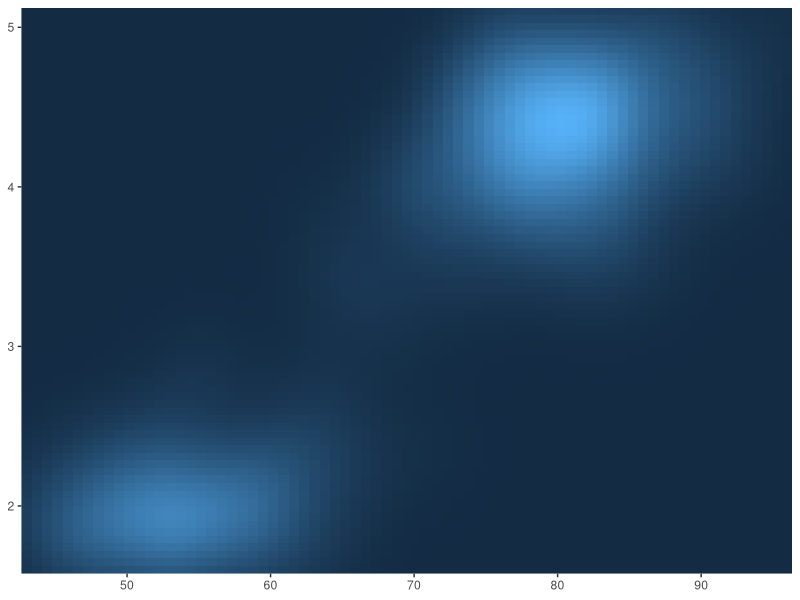
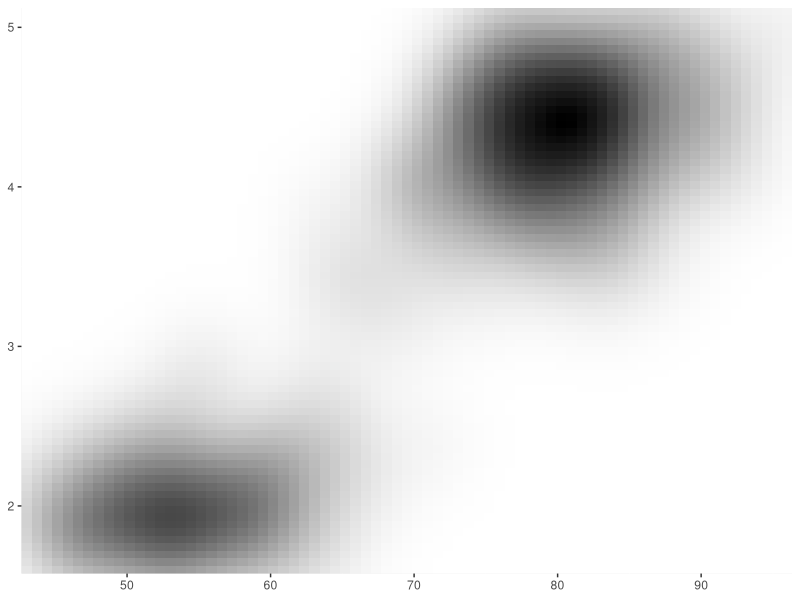
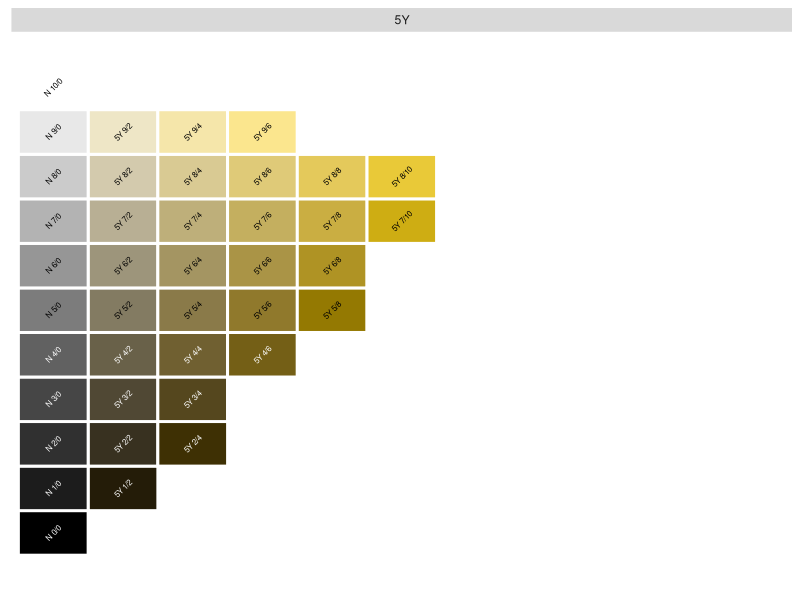
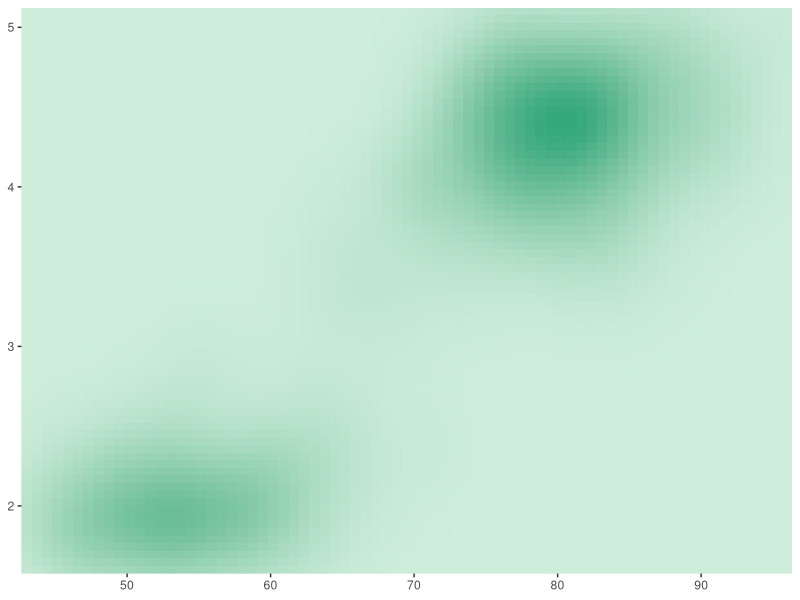
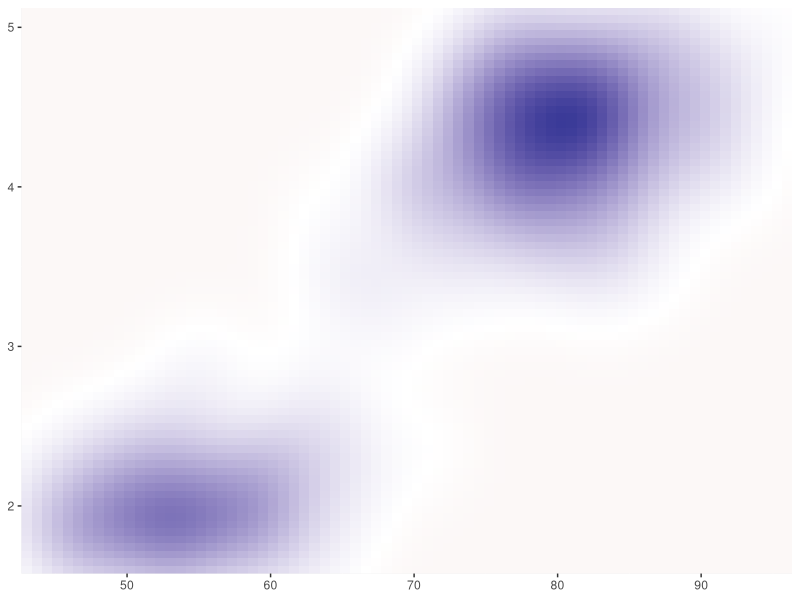
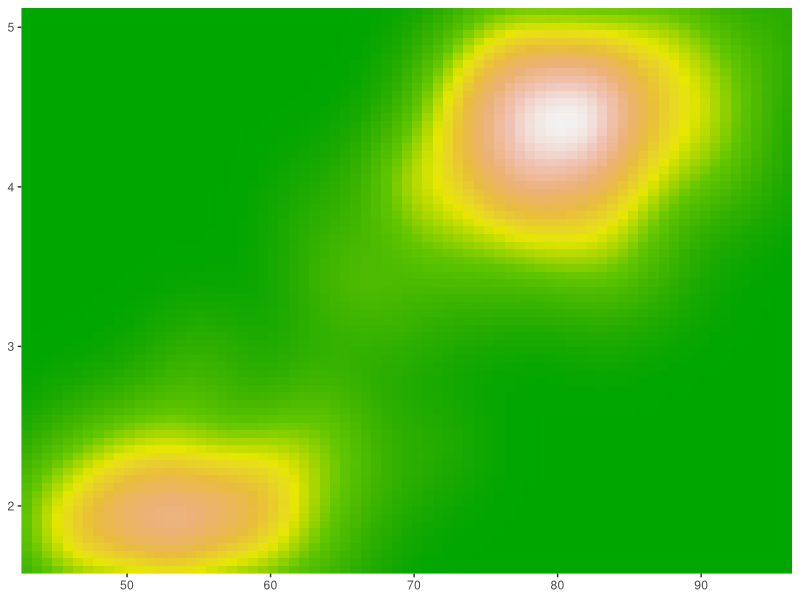
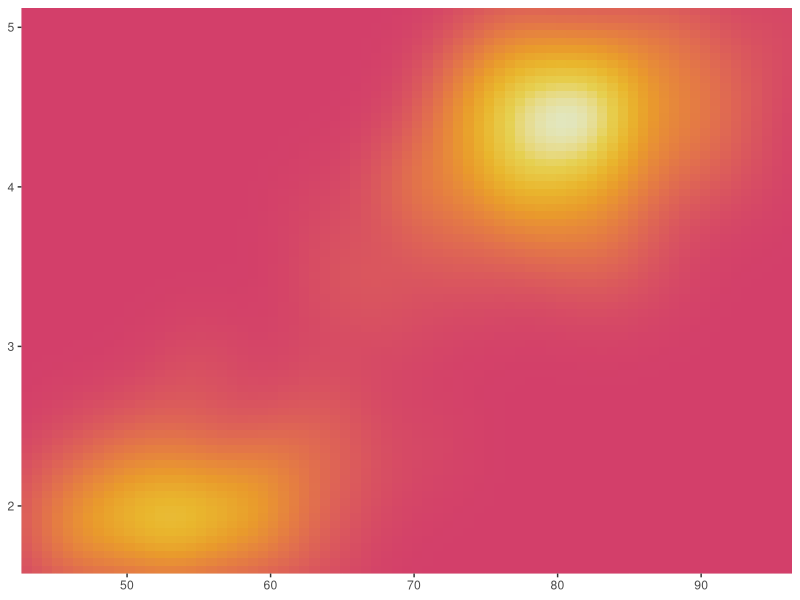
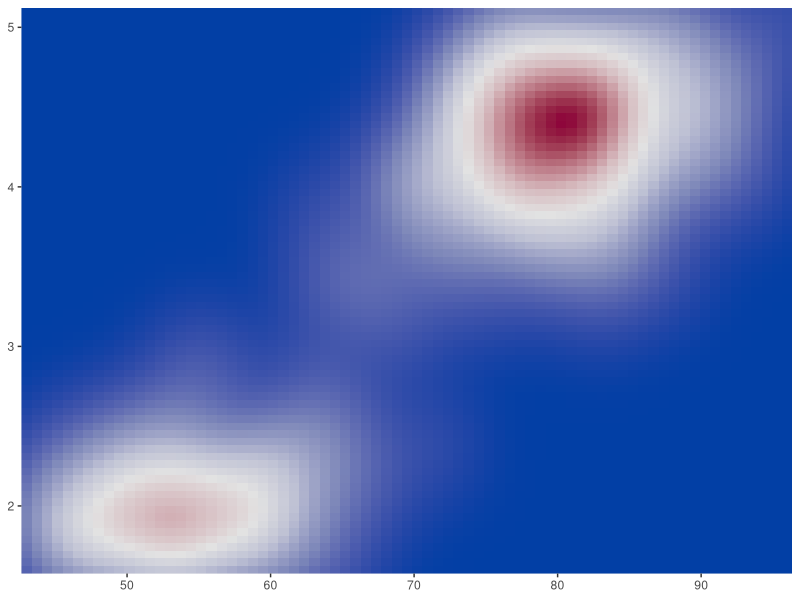

These figures' R source, in order:

# -------------------------------------------------------------------------

        # Color

# -------------------------------------------------------------------------

library(ggplot2)

# -------------------------------------------------------------------------

# There are quite
# a few different ways of mapping values to colours in ggplot2: four different
# gradient-based methods for continuous values, and two methods for mapping
# discrete values.

# -------------------------------------------------------------------------

erupt <- ggplot(faithfuld, aes(waiting, eruptions, fill = density)) +
  geom_raster() +
  scale_x_continuous(NULL, expand = c(0, 0)) +
  scale_y_continuous(NULL, expand = c(0, 0)) +
  theme(legend.position = "none")

# -------------------------------------------------------------------------

erupt

# -------------------------------------------------------------------------

erupt + scale_fill_gradient(low = "white", high = "black")

# -------------------------------------------------------------------------
# 
# Use munsell::hue slice("5Y") to see the valid chroma and
# luminance values for a given hue.

munsell::hue_slice("5Y")

# -------------------------------------------------------------------------

erupt + scale_fill_gradient(
  low = munsell::mnsl("5G 9/2"),
  high = munsell::mnsl("5G 6/8")
)

# -------------------------------------------------------------------------
# 
# scale colour gradient2() and scale fill gradient2() : a three-colour gradi-
#   ent, low-med-high (red-white-blue). As well as low and high colours, these
# scales also have a mid colour for the colour of the midpoint. The midpoint
# defaults to 0, but can be set to any value with the midpoint argument.

# -------------------------------------------------------------------------

mid <- median(faithfuld$density)
erupt + scale_fill_gradient2(midpoint = mid)

# -------------------------------------------------------------------------
# 
# scale colour gradientn() and scale fill gradientn() : a custom n-colour
# gradient. This is useful if you have colours that are meaningful for your
# data

# -------------------------------------------------------------------------

erupt + scale_fill_gradientn(colours = terrain.colors(7))
erupt + scale_fill_gradientn(colours = colorspace::heat_hcl(7))
erupt + scale_fill_gradientn(colours = colorspace::diverge_hcl(7))

# -------------------------------------------------------------------------
# 
# By default, colours will be evenly spaced along the range of the data. To
# make them unevenly spaced, use the values argument, which should be a
# vector of values between 0 and 1.

# -------------------------------------------------------------------------
# 
# scale color distiller() and scale fill gradient() apply the Color-
#   Brewer colour scales to continuous data. You use it the same way as
# scale fill brewer() , described below:

# -------------------------------------------------------------------------

erupt + scale_fill_distiller()
erupt + scale_fill_distiller(palette = "RdPu")
erupt + scale_fill_distiller(palette = "YlOrBr")

# -------------------------------------------------------------------------

# All continuous colour scales have an na.value parameter that controls what
# colour is used for missing values (including values outside the range of the
# scale limits). By default it is set to grey, which will stand out when you use
# a colourful scale. If you use a black and white scale, you might want to set it
# to something else to make it more obvious.

# -------------------------------------------------------------------------

df <- data.frame(x = 1, y = 1:5, z = c(1, 3, 2, NA, 5))
p <- ggplot(df, aes(x, y)) + geom_tile(aes(fill = z), size = 5)
p
# Make missing colours invisible
p + scale_fill_gradient(na.value = NA)
# Customise on a black and white scale
p + scale_fill_gradient(low = "black", high = "white", na.value = "red")

# -------------------------------------------------------------------------


